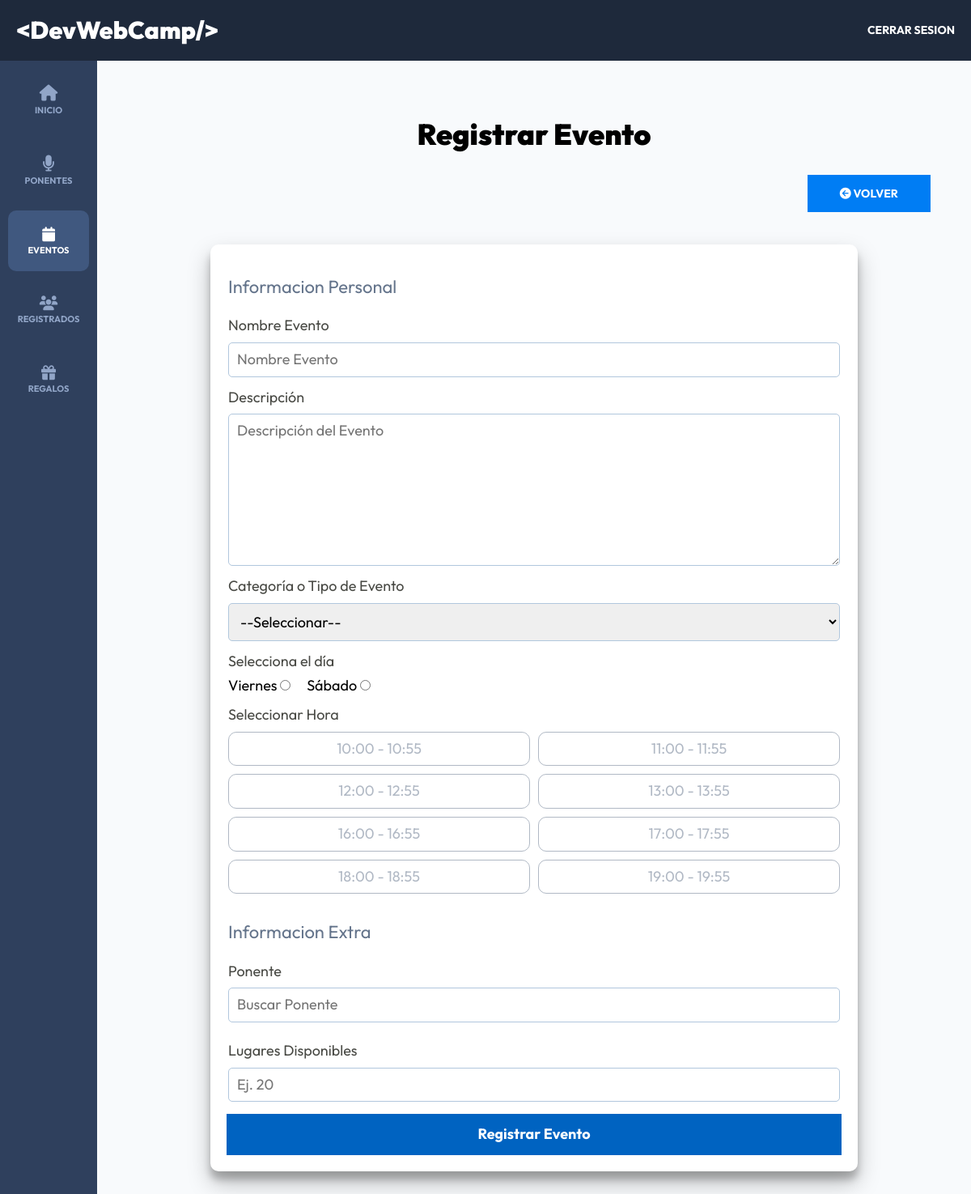
The page /admin/eventos/crear (signed in) on the database its author committed.
### tables this page shows
CREATE TABLE `dias` (
  `id` int NOT NULL AUTO_INCREMENT,
  `nombre` varchar(15) DEFAULT NULL,
  PRIMARY KEY (`id`)
);

CREATE TABLE `horas` (
  `id` int NOT NULL AUTO_INCREMENT,
  `hora` varchar(13) DEFAULT NULL,
  PRIMARY KEY (`id`)
);

### controllers/EventosController.php (called while the page is built, shortened)
<?php
class EventosController{
    public static function crear(Router $router){
        $alertas = [];
        $categorias = Categoria::all("ASC");
        $dias = Dia::all("ASC");
        $horas = Hora::all("ASC");
        $evento = new Evento();
        $router->render("admin/eventos/crear",[
            "titulo" => "Registrar Evento",
            "alertas" => $alertas,
            "categorias" => $categorias,
            "dias" => $dias,
            "horas" => $horas,
            "evento" => $evento
        ]);
    }
}

### public/index.php (called while the page is built, shortened)
<?php
$router = new Router();
$router->get('/', [AuthController::class, 'login']);
$router->get('/login', [AuthController::class, 'login']);
$router->post('/login', [AuthController::class, 'login']);
$router->post('/logout', [AuthController::class, 'logout']);
$router->get('/registro', [AuthController::class, 'registro']);
$router->post('/registro', [AuthController::class, 'registro']);
$router->get('/olvide', [AuthController::class, 'olvide']);
$router->post('/olvide', [AuthController::class, 'olvide']);
$router->get('/reestablecer', [AuthController::class, 'reestablecer']);
$router->post('/reestablecer', [AuthController::class, 'reestablecer']);
$router->get('/mensaje', [AuthController::class, 'mensaje']);
$router->get('/confirmar-cuenta', [AuthController::class, 'confirmar']);
$router->get('/admin/dashboard', [DashboardController::class, 'index']);
$router->get('/admin/ponentes', [PonentesController::class, 'index']);
$router->get('/admin/ponentes/crear', [PonentesController::class, 'crear']);
$router->post('/admin/ponentes/crear', [PonentesController::class, 'crear']);
$router->get('/admin/ponentes/editar', [PonentesController::class, 'editar']);
$router->post('/admin/ponentes/editar', [PonentesController::class, 'editar']);
$router->post('/admin/ponentes/eliminar', [PonentesController::class, 'eliminar']);
$router->get('/admin/eventos', [EventosController::class, 'index']);
$router->get('/admin/eventos/crear', [EventosController::class, 'crear']);
$router->post('/admin/eventos/crear', [EventosController::class, 'crear']);
$router->get('/admin/eventos/editar', [EventosController::class, 'editar']);
$router->post('/admin/eventos/editar', [EventosController::class, 'editar']);
$router->post('/admin/eventos/eliminar', [EventosController::class, 'eliminar']);
$router->get('/api/eventos-horario', [APIEventos::class, 'index']);
$router->get('/api/ponentes', [APIPonentes::class, 'index']);
$router->get('/api/ponente', [APIPonentes::class, 'ponente']);
$router->get('/admin/registrados', [RegistradosController::class, 'index']);
$router->get('/admin/regalos', [RegalosController::class, 'index']);
$router->get('/devwebcamp', [PaginasController::class, 'evento']);
$router->get('/paquetes', [PaginasController::class, 'paquetes']);
$router->get('/workshops-conferencia', [PaginasController::class, 'conferencias']);
$router->comprobarRutas();

### models/Evento.php (called while the page is built, shortened)
<?php
class Evento extends ActiveRecord {
    public function __construct($args = [])
    {
        $this->nombre = $args['nombre'] ?? '';
        $this->disponibles = $args['disponibles'] ?? null;
        $this->dia_id = $args['dia_id'] ?? null;
    }
}

### models/ActiveRecord.php (called while the page is built, shortened)
<?php
class ActiveRecord {
    protected static $db;
    protected static $tabla = '';
    public static function setDB($database) {
        self::$db = $database;
    }
    public static function consultarSQL($query) {
        $resultado = self::$db->query($query);
        $array = [];
        while($registro = $resultado->fetch_assoc()) {
            $array[] = static::crearObjeto($registro);
        }
        return $array;
    }
    protected static function crearObjeto($registro) {
        $objeto = new static;
        foreach($registro as $key => $value ) {
            if(property_exists( $objeto, $key  )) {
                $objeto->$key = $value;
            }
        }
        return $objeto;
    }
    public static function all($orden = "DESC") {
        $query = "SELECT * FROM " . static::$tabla . " ORDER BY id {$orden}";
        $resultado = self::consultarSQL($query);
        return $resultado;
    }
}

### views/admin/eventos/formulario.php (the view, shortened to what this page needs)
<fieldset class="formulario__fieldset">
    <legend class="formulario__legend">Informacion Personal</legend>
    <div class="formulario__campo">
        <label for="nombre" class="formulario__label">Nombre Evento</label>
        <input type="text" class="formulario__input" name="nombre" id="nombre" placeholder="Nombre Evento" value="<?php echo $evento->nombre;?>">
    </div>
    <div class="formulario__campo">
        <label for="descripcion" class="formulario__label">Descripción</label>
        <textarea class="formulario__input" name="descripcion" id="descripcion" placeholder="Descripción del Evento" rows="8"><?php echo $evento->descripcion;?></textarea>
    </div>
    <div class="formulario__campo">
        <label for="categoria" class="formulario__label">Categoría o Tipo de Evento</label>
        <select class="formulario__select" id="categoria" name="categoria_id">
            <option value="" disabled selected>--Seleccionar--</option>
        </select>
    </div>
    <div class="formulario__campo">
        <label for="categoria" class="formulario__label">Selecciona el día</label>
        <div class="formulario__radio">
            <?php foreach($dias as $dia){?>
                <div>
                    <label for="<?php echo strtolower($dia->nombre);?>"><?php echo $dia->nombre;?></label>
                    <input type="radio" id="<?php echo strtolower($dia->nombre);?>" name="dia" value="<?php echo $dia->id;?>" <?php echo ($evento->dia_id === $dia->id) ? "checked" : "";?>>
                </div>
            <?php }?>
        </div>
    </div>
    <div class="formulario__campo" id="horas">
        <label class="formulario__label">Seleccionar Hora</label>
        <ul class="horas" id="horas">
            <?php foreach($horas as $hora){?>
                <li data-hora-id="<?php echo $hora->id;?>" class="horas__hora horas__hora--desactivada"><?php echo $hora->hora;?></li>
            <?php }?>
        </ul>
    </div>
</fieldset>
<fieldset class="formulario__fieldset">
    <legend class="formulario__legend">Informacion Extra</legend>
    <div class="formulario__campo">
        <label for="ponentes" class="formulario__label">Ponente</label>
        <input type="text" class="formulario__input" id="ponentes" placeholder="Buscar Ponente" >
    </div>
    <div class="formulario__campo">
        <label for="disponibles" class="formulario__label">Lugares Disponibles</label>
        <input type="number" min="1" class="formulario__input" id="disponibles" name="disponibles" placeholder="Ej. 20" value="<?php echo $evento->disponibles;?>">
    </div>
</fieldset>

### public/build/css/app.css (style rules this page uses)
html { line-height: 1.15; -webkit-text-size-adjust: 100%; }
body { margin: 0; }
button, input, optgroup, select, textarea { font-family: inherit; font-size: 100%; line-height: 1.15; margin: 0; }
button, input { overflow: visible; }
button, select { text-transform: none; }
fieldset { padding: 0.35em 0.75em 0.625em; }
legend { box-sizing: border-box; color: inherit; display: table; max-width: 100%; padding: 0; white-space: normal; }
textarea { overflow: auto; }
[type=checkbox], [type=radio] { box-sizing: border-box; padding: 0; }
html { font-size: 62.5%; box-sizing: border-box; height: 100%; }
*, *:before, *:after { box-sizing: inherit; }
body { font-family: "Outfit", sans-serif; font-size: 1.8rem; }
.formulario__fieldset { border: none; margin-top: 2rem; padding: 0; }
.formulario__legend { color: #64748B; font-size: 2.2rem; margin-bottom: 1rem; }
.formulario__campo { display: flex; flex-direction: column; gap: 1rem; margin: 1.5rem 0; }
.formulario__label { display: block; font-size: 1.8rem; color: rgba(26, 27, 21, 0.8); }
.formulario__input, .formulario__input--sociales, .formulario__select--sociales, .formulario__select { padding: 1rem; border: 1px solid #b1c7dd; border-radius: 0.5rem; }
.formulario__radio { display: flex; gap: 2rem; }
.dashboard { height: 100%; display: flex; flex-direction: column; background-color: #F8FAFC; }
.horas { margin: 0; padding: 0; list-style: none; display: grid; gap: 1rem; grid-template-columns: repeat(1, 1fr); }
@media (min-width: 768px) { .horas { display: grid; gap: 1rem; grid-template-columns: repeat(2, 1fr); } }
.horas__hora, .horas__hora--desactivada, .horas__hora--seleccionada { color: #007df4; border: 1px solid #007df4; border-radius: 1rem; padding: 1rem; text-align: center; }
.horas__hora--desactivada { border: 1px solid #64748B; color: #64748B; opacity: 0.5; }

### rows shown on the page
dias: nombre "Viernes", dia "☐ Viernes"
dias: nombre "Sábado", dia "☐ Sábado"
horas: hora "10:00 - 10:55"
horas: hora "11:00 - 11:55"
horas: hora "12:00 - 12:55"
horas: hora "13:00 - 13:55"
horas: hora "16:00 - 16:55"
horas: hora "17:00 - 17:55"
horas: hora "18:00 - 18:55"
horas: hora "19:00 - 19:55"

### other values the page prints
$titulo "Registrar Evento"
